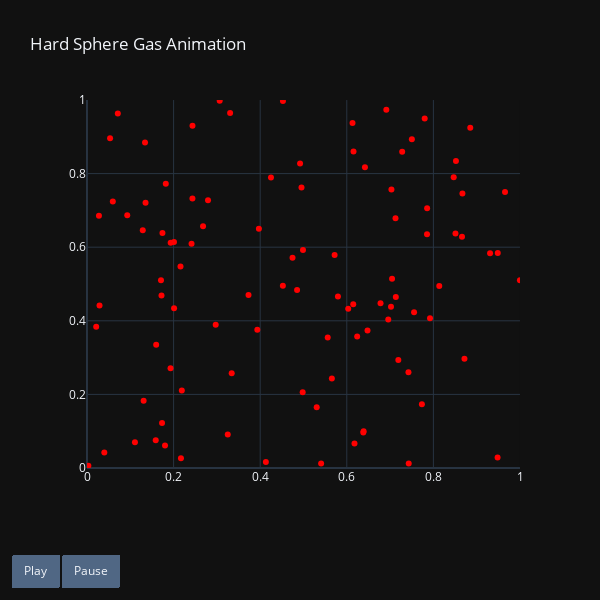

Here is the notebook cell this chart was saved with:
### Code cell
import TDS_H24_V2 as tds

hs = tds.HardSphere()
# hs.p # get momentum
# hs.p2  # get p^2
# hs.vel # get particles velocity
hs.run() # run simulation
